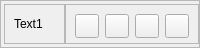
                <widget class="QFrame" name="frame_34">
                 <property name="maximumSize">
                  <size>
                   <width>16777213</width>
                   <height>48</height>
                  </size>
                 </property>
                 <property name="frameShape">
                  <enum>QFrame::StyledPanel</enum>
                 </property>
                 <property name="frameShadow">
                  <enum>QFrame::Raised</enum>
                 </property>
                 <layout class="QHBoxLayout" name="horizontalLayout_87">
                  <property name="spacing">
                   <number>0</number>
                  </property>
                  <property name="leftMargin">
                   <number>3</number>
                  </property>
                  <property name="topMargin">
                   <number>0</number>
                  </property>
                  <property name="rightMargin">
                   <number>0</number>
                  </property>
                  <property name="bottomMargin">
                   <number>0</number>
                  </property>
                  <item>
                   <widget class="QFrame" name="panelsBackground_53">
                    <property name="maximumSize">
                     <size>
                      <width>16777215</width>
                      <height>40</height>
                     </size>
                    </property>
                    <property name="styleSheet">
                     <string notr="true"/>
                    </property>
                    <property name="frameShape">
                     <enum>QFrame::StyledPanel</enum>
                    </property>
                    <property name="frameShadow">
                     <enum>QFrame::Raised</enum>
                    </property>
                    <layout class="QHBoxLayout" name="horizontalLayout_88">
                     <item>
                      <widget class="QLabel" name="label_54">
                       <property name="maximumSize">
                        <size>
                         <width>16777215</width>
                         <height>40</height>
                        </size>
                       </property>
                       <property name="text">
                        <string>Text1</string>
                       </property>
                      </widget>
                     </item>
                    </layout>
                   </widget>
                  </item>
                  <item>
                   <widget class="QFrame" name="panelsBackground_54">
                    <property name="maximumSize">
                     <size>
                      <width>16777215</width>
                      <height>40</height>
                     </size>
                    </property>
                    <property name="styleSheet">
                     <string notr="true"/>
                    </property>
                    <property name="frameShape">
                     <enum>QFrame::StyledPanel</enum>
                    </property>
                    <property name="frameShadow">
                     <enum>QFrame::Raised</enum>
                    </property>
                    <layout class="QHBoxLayout" name="horizontalLayout_89">
                     <item>
                      <widget class="QPushButton" name="headerFirst_textColor1">
                       <property name="minimumSize">
                        <size>
                         <width>24</width>
                         <height>24</height>
                        </size>
                       </property>
                       <property name="maximumSize">
                        <size>
                         <width>24</width>
                         <height>24</height>
                        </size>
                       </property>
                       <property name="text">
                        <string/>
                       </property>
                      </widget>
                     </item>
                     <item>
                      <widget class="QPushButton" name="headerFirst_textColor2">
                       <property name="minimumSize">
                        <size>
                         <width>24</width>
                         <height>24</height>
                        </size>
                       </property>
                       <property name="maximumSize">
                        <size>
                         <width>24</width>
                         <height>24</height>
                        </size>
                       </property>
                       <property name="text">
                        <string/>
                       </property>
                      </widget>
                     </item>
                     <item>
                      <widget class="QPushButton" name="headerFirst_textColor3">
                       <property name="minimumSize">
                        <size>
                         <width>24</width>
                         <height>24</height>
                        </size>
                       </property>
                       <property name="maximumSize">
                        <size>
                         <width>24</width>
                         <height>24</height>
                        </size>
                       </property>
                       <property name="text">
                        <string/>
                       </property>
                      </widget>
                     </item>
                     <item>
                      <widget class="QPushButton" name="headerFirst_textColor4">
                       <property name="minimumSize">
                        <size>
                         <width>24</width>
                         <height>24</height>
                        </size>
                       </property>
                       <property name="maximumSize">
                        <size>
                         <width>24</width>
                         <height>24</height>
                        </size>
                       </property>
                       <property name="text">
                        <string/>
                       </property>
                      </widget>
                     </item>
                    </layout>
                   </widget>
                  </item>
                 </layout>
                </widget>
